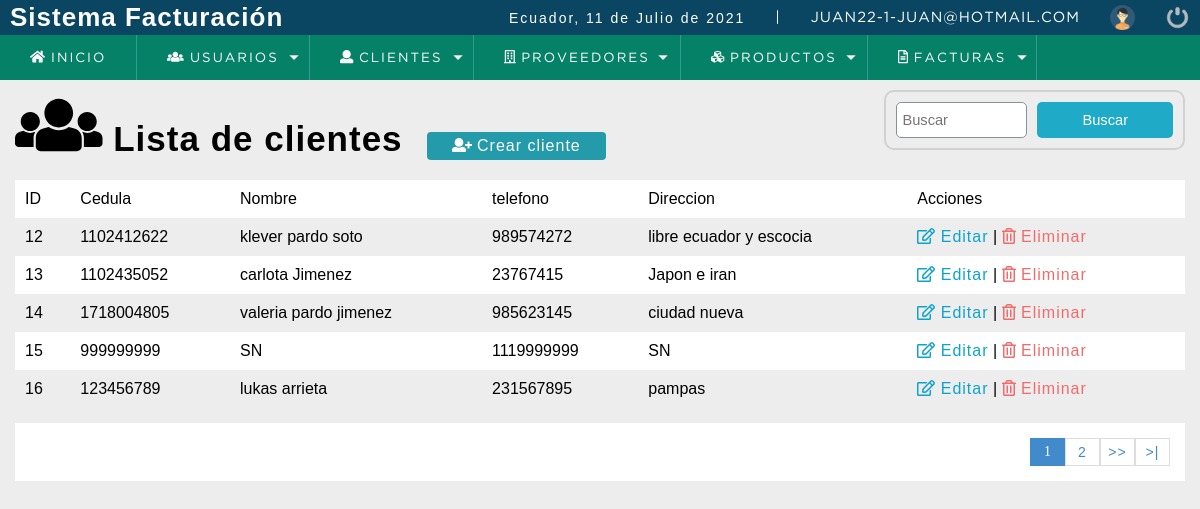
/sistema/listar_clientes.php (signed in), run on the app's committed database.
### tables this page shows
CREATE TABLE `cliente` (
  `idcliente` int(11) NOT NULL,
  `nit` int(11) DEFAULT NULL,
  `idtipo` int(11) NOT NULL,
  `nombre` varchar(80) DEFAULT NULL,
  `telefono` int(11) DEFAULT NULL,
  `direccion` text DEFAULT NULL,
  `estatus` int(11) NOT NULL DEFAULT 1,
  `date_add` datetime NOT NULL DEFAULT current_timestamp(),
  `usuario_id` int(11) NOT NULL
);

### sistema/listar_clientes.php (the view, shortened to what this page needs)
<!DOCTYPE html>
<html lang="en">
    <head>
        <?PHP
        include "../sistema/recursos/scripts.php";
        ?>
    </head>
    <body>
        <?PHP
        include "../sistema/recursos/header.php";
        ?>
        <section id="container">
            <h1> <i class="fas fa-users fa-2x"></i> Lista de clientes</h1>
            <a href="../sistema/registro_cliente.php" class="btn_new"> <i class="fas fa-user-plus"></i> Crear cliente</a>
            <form action="buscar_cliente.php" method="GET" class="form_search">
                <input type="text" name="busqueda" id ="busqueda" placeholder="Buscar">
                <input type="submit" value="Buscar" class="btn_search">
            </form>
            <table>
                <tr>
                    <td>ID</td>
                    <td>Cedula</td>
                    <td>Nombre</td>
                    <td>telefono</td>
                    <td>Direccion</td>
                    <td>Acciones</td>
                </tr>
                <?PHP
                $sql_registe = mysqli_query($conexion,"SELECT count(*) as total_registro FROM cliente WHERE estatus=1");
                $result_register = mysqli_fetch_array($sql_registe);
                $total_registro = $result_register['total_registro'];
                $por_pagina = 5;
                if(empty($_GET['pagina'])){
                    $pagina = 1;
                }else{
                    $pagina=$_GET['pagina'];
                }
                $desde = ($pagina-1)* $por_pagina;
                $total_paginas = ceil($total_registro / $por_pagina);
                $query = mysqli_query($conexion, "SELECT * FROM cliente WHERE estatus = 1 ORDER BY  idcliente ASC LIMIT $desde,$por_pagina ");
                $result = mysqli_num_rows($query);
                if ($result > 0) {
                    while ($data = mysqli_fetch_array($query)) {
                        if($data["nit"] == 0){
                            $nit = 'S/C';
                        }else{
                            $nit = $data["nit"];
                        }
                        ?>
                        <tr>
                            <td><?PHP echo $data["idcliente"];?></td>
                            <td><?PHP echo $nit;?></td>
                            <td><?PHP echo $data["nombre"];?> </td>
                            <td><?PHP echo $data["telefono"];?></td>
                            <td><?PHP echo $data["direccion"];?></td>
                            <td>
                                <a class="link_edit" href="../sistema/editar_cliente.php?id=<?PHP echo $data["idcliente"];?>"> <i class="far fa-edit"></i> Editar</a>
                                <?PHP
                                    if($_SESSION['rol'] == 1 || $_SESSION['rol'] == 3){
                                ?>
                                |
                                <a class="link_delete" href="../sistema/eliminar_confirmar_cliente.php?id=<?PHP echo $data["idcliente"];?>"> <i class="far fa-trash-alt"></i>  Eliminar</a>
                                    <?PHP }  ?>
                            </td>
                        </tr>
                  <?PHP
                        }
                }
                ?>
                    </table>
            <div class="paginador">
                <ul>
                    <?PHP
                        for ($i = 1; $i <= $total_paginas; $i++) {
                        if($i == $pagina){
                              echo '<li class= "pageSelected">'.$i.'</a></li>';
                        }else{
                            echo '<li><a href="?pagina='.$i.'">'.$i.'</a></li>';
                        }
                        }
                        if($pagina!= $total_paginas){
                     ?>
                    <li><a href="?pagina=<?PHP echo $pagina +1; ?>">>></a></li>
                    <li><a href="?pagina=<?PHP echo $total_paginas; ?>">>|</a></li>
                        <?PHP } ?>
                </ul>
            </div>
            </section>
    </body>
</html>

### sistema/css/style.css (style rules this page uses)
* { margin: 0; padding: 0; box-sizing: border-box; }
body { background: #ededed; }
h1, h2, h3, h4, h5, h6 { font-family: 'arial'; font-weight: bold; letter-spacing: 1px; }
h1 { font-size: 26px; }
a { text-decoration: none; font-family: arial; letter-spacing: 1px; }
#container { padding: 90px 15px 15px; }
form { background: #FFF; margin: auto; padding: 20px 50px; border: 2px solid #d1d1d1; }
input,select { display: block; width: 100%; font-size: 11pt; padding: 5px; border: 1px solid #85929e; border-radius: 5px; }
#container h1 { font-size: 35px; display: inline-block; }
.btn_new { display: inline-block; background: #239baa; color: #FFF; padding: 5px 25px; border-radius: 4px; margin: 20px; }
table { border-collapse: collapse; font-size: 12pt; font-family: 'arial'; width: 100%; }
table tr:nth-child(odd) { background: #FFF; }
table td { padding: 10px; }
.link_edit { color: #0ca4ce; }
.link_delete { color: #f26b6b; }
.paginador ul { padding: 15px; list-style: none; background: #FFF; margin-top: 15px; display: -webkit-flex; display: -moz-flex; display: -ms-flex; display: -o-flex; display: flex; justify-content: flex-end; }
.paginador a, .pageSelected { color: #428bca; border: 1px solid #ddd; padding: 5px; display: inline-block; font-size: 14px; text-align: center; width: 35px; }
.pageSelected { color: #FFF; background: #428bca; border: 1px solid #428bca; }

### sistema/css/style2.css (style rules this page uses)
.form_search { display: -webkit-flex; display: -moz-flex; display: -ms-flex; display: -o-flex; display: flex; float: right; background: initial; padding: 10px; border-radius: 10px; }
.form_search .btn_search { background: #1faac8; color: #FFF; padding: 10px; border: 0; cursor: pointer; margin-left: 10px; display: -webkit-flex; display: -moz-flex; display: -ms-flex; display: -o-flex; display: flex; border-radius: 5px; }

### data on the page
cliente: idcliente "12", nit "1102412622", nombre "klever pardo soto", telefono "989574272", direccion "libre ecuador y escocia"
cliente: idcliente "13", nit "1102435052", nombre "carlota Jimenez", telefono "23767415", direccion "Japon e iran"
cliente: idcliente "14", nit "1718004805", nombre "valeria pardo jimenez", telefono "985623145", direccion "ciudad nueva"
cliente: idcliente "15", nit "999999999", nombre "SN", telefono "1119999999", direccion "SN"
cliente: idcliente "16", nit "123456789", nombre "lukas arrieta", telefono "231567895", direccion "pampas"

### other printed values
fechaC() "11 de Julio de 2021"
$_SESSION['user'] "JUAN22"
$_SESSION['rol'] "1"
$_SESSION['email'] "JUAN@HOTMAIL.COM"
